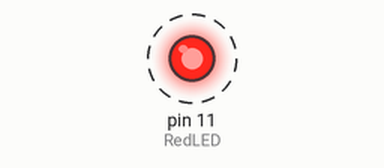
This sketch was run on a simulated Arduino Uno, built with avr-gcc and run on an emulated ATmega328P. Parts: output pins drawn as LEDs (lit = HIGH). Dashed ring = blinking.

Above: at 0.5 s.
Timing chart, 0 to 4.6 s (numbered marks = the images above):
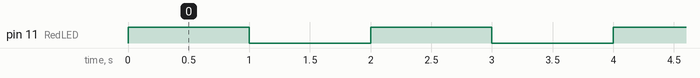

The sketch:

RedLED.ino
```cpp
#define RedLED 11 // create a meaningful name for pin 11 - RedLED communicates much more than plain old 11.

void setup() {
pinMode(RedLED, OUTPUT);
} // end of setup

void loop() {
digitalWrite(RedLED, HIGH); // Turn the RED LED ON
delay(1000); // wait a second - 1000 milliseconds before switching the LED OFF
digitalWrite(RedLED, LOW); // Turn the RED LED OFF
delay(1000); // wait a second - 1000 milliseconds before switching the LED OFF
} // end of loop
```

Measured:
- by itself, pin 11 (RedLED): alternates HIGH for 1.0 s and LOW for 1.0 s
